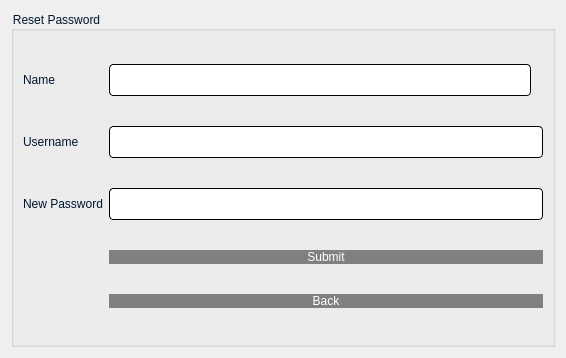
<?xml version="1.0" encoding="UTF-8"?>
<ui version="4.0">
 <class>newPasswd</class>
 <widget class="QDialog" name="newPasswd">
  <property name="geometry">
   <rect>
    <x>0</x>
    <y>0</y>
    <width>566</width>
    <height>358</height>
   </rect>
  </property>
  <property name="windowTitle">
   <string>Dialog</string>
  </property>
  <layout class="QVBoxLayout" name="verticalLayout">
   <item>
    <widget class="QGroupBox" name="groupBox">
     <property name="styleSheet">
      <string notr="true">font: 700 20pt &quot;Yu Gothic&quot;;
border-color: rgb(196, 178, 255);
border-color: rgb(170, 0, 255);
color: rgb(0, 21, 48);</string>
     </property>
     <property name="title">
      <string>Reset Password</string>
     </property>
     <layout class="QGridLayout" name="gridLayout">
      <item row="3" column="0">
       <widget class="QLabel" name="label_2">
        <property name="styleSheet">
         <string notr="true">font: 700 20pt &quot;Lato&quot;;</string>
        </property>
        <property name="text">
         <string>New Password</string>
        </property>
       </widget>
      </item>
      <item row="5" column="1" colspan="3">
       <widget class="QPushButton" name="backButton">
        <property name="styleSheet">
         <string notr="true">QPushButton{
border-radius:15px;
padding : 0 4px;
background: #808080;
border -radius:10px;
color: rgb(255, 255, 255);
font: 15pt &quot;Lato&quot;;
}
QPushButton:hover:!pressed
{

background:#080000;
}
QToolButton
{

border-radius:10px;
bacground:red;
color:red;
}

QPushButton:pressed
{
              font-size: 19px;
              transition: 0.9s; 
}</string>
        </property>
        <property name="text">
         <string>Back</string>
        </property>
       </widget>
      </item>
      <item row="1" column="0">
       <widget class="QLabel" name="label">
        <property name="styleSheet">
         <string notr="true">font: 700 20pt &quot;Lato&quot;;</string>
        </property>
        <property name="text">
         <string>Username</string>
        </property>
       </widget>
      </item>
      <item row="4" column="1" colspan="3">
       <widget class="QPushButton" name="submitButton">
        <property name="styleSheet">
         <string notr="true">QPushButton{
border-radius:15px;
padding : 0 4px;
background: #808080;
border -radius:10px;
color: rgb(255, 255, 255);
font: 15pt &quot;Lato&quot;;
}
QPushButton:hover:!pressed
{

background:#080000;
}
QToolButton
{

border-radius:10px;
bacground:red;
color:red;
}

QPushButton:pressed
{
              font-size: 19px;
              transition: 0.9s; 
}</string>
        </property>
        <property name="text">
         <string>Submit</string>
        </property>
       </widget>
      </item>
      <item row="1" column="1" colspan="3">
       <widget class="QLineEdit" name="username">
        <property name="styleSheet">
         <string notr="true">QLineEdit{
	background-color: rgb(255, 255, 255);
	 border: 1px  solid;
     border-radius: 4px;
	font: 24px
}</string>
        </property>
       </widget>
      </item>
      <item row="0" column="1">
       <widget class="QLineEdit" name="name">
        <property name="styleSheet">
         <string notr="true">QLineEdit{
	background-color: rgb(255, 255, 255);
	 border: 1px  solid;
     border-radius: 4px;
	font: 24px
}</string>
        </property>
       </widget>
      </item>
      <item row="3" column="1" colspan="3">
       <widget class="QLineEdit" name="newpass">
        <property name="styleSheet">
         <string notr="true">QLineEdit{
	background-color: rgb(255, 255, 255);
	 border: 1px  solid;
     border-radius: 4px;
	font: 24px
}</string>
        </property>
        <property name="echoMode">
         <enum>QLineEdit::Password</enum>
        </property>
       </widget>
      </item>
      <item row="0" column="0">
       <widget class="QLabel" name="label_3">
        <property name="styleSheet">
         <string notr="true">font: 700 20pt &quot;Lato&quot;;</string>
        </property>
        <property name="text">
         <string>Name</string>
        </property>
       </widget>
      </item>
     </layout>
    </widget>
   </item>
  </layout>
 </widget>
 <resources/>
 <connections/>
</ui>
